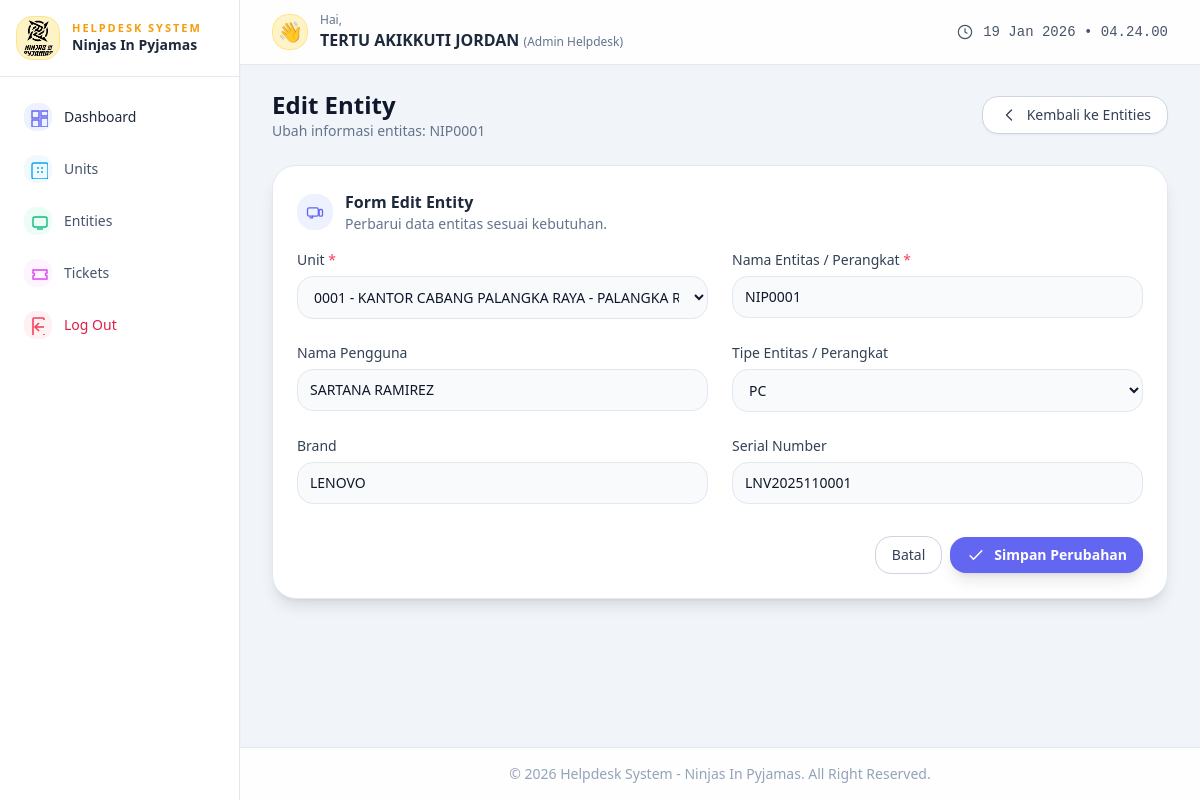
/admin/entities_edit.php?id=1 (signed in), run on the app's committed database.
### tables this page shows
CREATE TABLE `entities` (
  `id` int(10) UNSIGNED NOT NULL,
  `unit_id` int(10) UNSIGNED NOT NULL,
  `nama_pengguna` varchar(150) DEFAULT NULL,
  `nama_entitas` varchar(200) NOT NULL,
  `serial_number` varchar(150) DEFAULT NULL,
  `tipe_entitas` varchar(100) DEFAULT NULL,
  `brand` varchar(100) DEFAULT NULL,
  `jumlah_ticket` int(10) UNSIGNED NOT NULL DEFAULT 0,
  `created_at` timestamp NOT NULL DEFAULT current_timestamp(),
  `updated_at` timestamp NOT NULL DEFAULT current_timestamp() ON UPDATE current_timestamp()
);

### public/admin/entities_edit.php (the view, shortened to what this page needs)
<?php
$pdo = db();
$id = isset($_GET['id']) ? (int)$_GET['id'] : 0;
$stmt = $pdo->prepare("
    SELECT *
    FROM entities
    WHERE id = :id
    LIMIT 1
");
$stmt->bindValue(':id', $id, PDO::PARAM_INT);
$stmt->execute();
$entity = $stmt->fetch();
$unitsStmt = $pdo->query("
    SELECT id, unit_id, nama_unit, kab_kota, provinsi
    FROM units
    ORDER BY nama_unit ASC
");
$units = $unitsStmt->fetchAll();
$allowedTypes = [
    ''          => 'Pilih tipe entitas...',
    'pc'        => 'PC',
    'monitor'   => 'Monitor',
    'laptop'    => 'Laptop',
    'printer'   => 'Printer',
    'other'     => 'Lainnya',
];
$unit_id       = $_POST['unit_id']       ?? $entity['unit_id'];
$nama_pengguna = $_POST['nama_pengguna'] ?? $entity['nama_pengguna'];
$nama_entitas  = $_POST['nama_entitas']  ?? $entity['nama_entitas'];
$serial_number = $_POST['serial_number'] ?? $entity['serial_number'];
$tipe_entitas  = $_POST['tipe_entitas']  ?? $entity['tipe_entitas'];
$brand         = $_POST['brand']         ?? $entity['brand'];
?>
<!DOCTYPE html>
<html lang="id">
<head>
    <script src="https://cdn.tailwindcss.com"></script>
</head>
<body class="min-h-screen bg-slate-100 text-slate-900 antialiased">
<div class="min-h-screen flex">
    <?php include __DIR__ . '/sidebar_admin.php'; ?>
    <div class="flex-1 flex flex-col">
        <?php include __DIR__ . '/header_admin.php'; ?>
        <main class="flex-1 px-4 md:px-6 lg:px-8 py-6 space-y-6 fade-in-soft-delayed">
            <div class="flex flex-col md:flex-row md:items-center md:justify-between gap-3">
                <div>
                    <h1 class="text-xl md:text-2xl font-semibold">Edit Entity</h1>
                    <p class="text-xs md:text-sm text-slate-500">
                        Ubah informasi entitas: <?= htmlspecialchars($entity['nama_entitas'], ENT_QUOTES, 'UTF-8'); ?>
                    </p>
                </div>
                <a href="entities.php"
                   class="inline-flex items-center gap-2 rounded-2xl border border-slate-300 bg-white px-4 py-2 text-xs md:text-sm
                          font-medium text-slate-700 shadow-sm hover:bg-slate-50 hover:-translate-y-[1px] active:translate-y-0 transition">
                    <svg xmlns="http://www.w3.org/2000/svg" class="w-4 h-4 md:w-5 md:h-5" viewBox="0 0 24 24" fill="none">
                        <path d="M15 18L9 12L15 6" stroke="currentColor" stroke-width="1.6" stroke-linecap="round" stroke-linejoin="round"/>
                    </svg>
                    <span>Kembali ke Entities</span>
                </a>
            </div>
            <section class="bg-white rounded-3xl shadow-lg border border-slate-200 p-4 md:p-6 fade-in-soft">
                <div class="flex items-center gap-3 mb-4">
                    <div class="inline-flex items-center justify-center w-9 h-9 rounded-2xl bg-indigo-50 text-indigo-500">
                    </div>
                    <div>
                        <h2 class="text-sm md:text-base font-semibold text-slate-800">Form Edit Entity</h2>
                        <p class="text-xs md:text-sm text-slate-500">
                            Perbarui data entitas sesuai kebutuhan.
                        </p>
                    </div>
                </div>
                <form action="" method="post" class="space-y-6">
                    <div class="grid md:grid-cols-2 gap-4 md:gap-6">
                        <div class="space-y-1.5">
                            <label class="block text-xs md:text-sm font-medium text-slate-700">
                                Unit <span class="text-rose-500">*</span>
                            </label>
                            <select
                                name="unit_id"
                                class="w-full rounded-2xl border border-slate-200 bg-slate-50 px-3 py-2.5 text-xs md:text-sm
                                       outline-none focus:ring-2 focus:ring-indigo-500/50 focus:border-indigo-500"
                                required
                            >
                                <?php foreach ($units as $u): ?>
                                    <option value="<?= (int)$u['id']; ?>"
                                        <?= (string)$u['id'] === (string)$unit_id ? 'selected' : ''; ?>>
                                        <?php
                                        $parts = [];
                                        if (!empty($u['unit_id'])) { $parts[] = $u['unit_id']; }
                                        if (!empty($u['nama_unit'])) { $parts[] = $u['nama_unit']; }
                                        if (!empty($u['kab_kota'])) { $parts[] = $u['kab_kota']; }
                                        if (!empty($u['provinsi'])) { $parts[] = $u['provinsi']; }
                                        echo htmlspecialchars(implode(' - ', $parts), ENT_QUOTES, 'UTF-8');
                                        ?>
                                    </option>
                                <?php endforeach; ?>
                            </select>
                        </div>
                        <div class="space-y-1.5">
                            <label class="block text-xs md:text-sm font-medium text-slate-700">
                                Nama Entitas / Perangkat <span class="text-rose-500">*</span>
                            </label>
                            <input
                                type="text"
                                name="nama_entitas"
                                value="<?= htmlspecialchars($nama_entitas, ENT_QUOTES, 'UTF-8'); ?>"
                                class="w-full rounded-2xl border border-slate-200 bg-slate-50 px-3 py-2.5 text-xs md:text-sm
                                       outline-none focus:ring-2 focus:ring-indigo-500/50 focus:border-indigo-500"
                                required
                            >
                        </div>
                        <div class="space-y-1.5">
                            <label class="block text-xs md:text-sm font-medium text-slate-700">
                                Nama Pengguna
                            </label>
                            <input
                                type="text"
                                name="nama_pengguna"
                                value="<?= htmlspecialchars($nama_pengguna, ENT_QUOTES, 'UTF-8'); ?>"
                                class="w-full rounded-2xl border border-slate-200 bg-slate-50 px-3 py-2.5 text-xs md:text-sm
                                       outline-none focus:ring-2 focus:ring-indigo-500/50 focus:border-indigo-500"
                            >
                        </div>
                        <div class="space-y-1.5">
                            <label class="block text-xs md:text-sm font-medium text-slate-700">
                                Tipe Entitas / Perangkat
                            </label>
                            <select
                                name="tipe_entitas"
                                class="w-full rounded-2xl border border-slate-200 bg-slate-50 px-3 py-2.5 text-xs md:text-sm
                                       outline-none focus:ring-2 focus:ring-indigo-500/50 focus:border-indigo-500"
                            >
                                <?php foreach ($allowedTypes as $value => $label): ?>
                                    <option value="<?= htmlspecialchars($value, ENT_QUOTES, 'UTF-8'); ?>"
                                        <?= (string)$value === (string)$tipe_entitas ? 'selected' : ''; ?>>
                                        <?= htmlspecialchars($label, ENT_QUOTES, 'UTF-8'); ?>
                                    </option>
                                <?php endforeach; ?>
                            </select>
                        </div>
                        <div class="space-y-1.5">
                            <label class="block text-xs md:text-sm font-medium text-slate-700">
                                Brand
                            </label>
                            <input
                                type="text"
                                name="brand"
                                value="<?= htmlspecialchars($brand, ENT_QUOTES, 'UTF-8'); ?>"
                                class="w-full rounded-2xl border border-slate-200 bg-slate-50 px-3 py-2.5 text-xs md:text-sm
                                       outline-none focus:ring-2 focus:ring-indigo-500/50 focus:border-indigo-500"
                            >
                        </div>
                        <div class="space-y-1.5">
                            <label class="block text-xs md:text-sm font-medium text-slate-700">
                                Serial Number
                            </label>
                            <input
                                type="text"
                                name="serial_number"
                                value="<?= htmlspecialchars($serial_number, ENT_QUOTES, 'UTF-8'); ?>"
                                class="w-full rounded-2xl border border-slate-200 bg-slate-50 px-3 py-2.5 text-xs md:text-sm
                                       outline-none focus:ring-2 focus:ring-indigo-500/50 focus:border-indigo-500"
                            >
                        </div>
                    </div>
                    <div class="flex flex-wrap items-center justify-end gap-2 pt-2">
                        <a href="entities.php"
                           class="inline-flex items-center gap-2 rounded-2xl border border-slate-300 bg-white px-4 py-2 text-xs md:text-sm
                                  font-medium text-slate-700 hover:bg-slate-50 transition">
                            Batal
                        </a>
                        <button
                            type="submit"
                            class="inline-flex items-center gap-2 rounded-2xl bg-indigo-500 px-4 py-2 text-xs md:text-sm
                                   font-semibold text-white shadow-lg hover:bg-indigo-400 hover:shadow-xl
                                   hover:-translate-y-[1px] active:translate-y-0 transition"
                        >
                            <svg xmlns="http://www.w3.org/2000/svg" class="w-4 h-4 md:w-5 md:h-5" viewBox="0 0 24 24" fill="none">
                                <path d="M5 13L9 17L19 7" stroke="currentColor" stroke-width="1.8" stroke-linecap="round" stroke-linejoin="round"/>
                            </svg>
                            Simpan Perubahan
                        </button>
                    </div>
                </form>
            </section>
        </main>
        <?php include __DIR__ . '/footer_admin.php'; ?>
    </div>
</div>
</body>
</html>

### public/admin/entities_edit.php (style rules this page uses)
.fade-in-soft { animation: fadeInUpSoft 0.7s cubic-bezier(0.22, 0.61, 0.36, 1) forwards; }
.fade-in-soft-delayed { animation: fadeInUpSoft 0.9s cubic-bezier(0.22, 0.61, 0.36, 1) 0.1s forwards; }

### data on the page
entities: nama_entitas "NIP0001", unit_id "0001 - KANTOR CABANG PALANGKA RAYA - PALANGKA RAYA - KALIMANTAN TENGAH", nama_pengguna "SARTANA RAMIREZ", tipe_entitas "PC", brand "LENOVO", serial_number "LNV2025110001"

### other printed values
$fullname "TERTU AKIKKUTI JORDAN"
$roleLabel "Admin Helpdesk"
